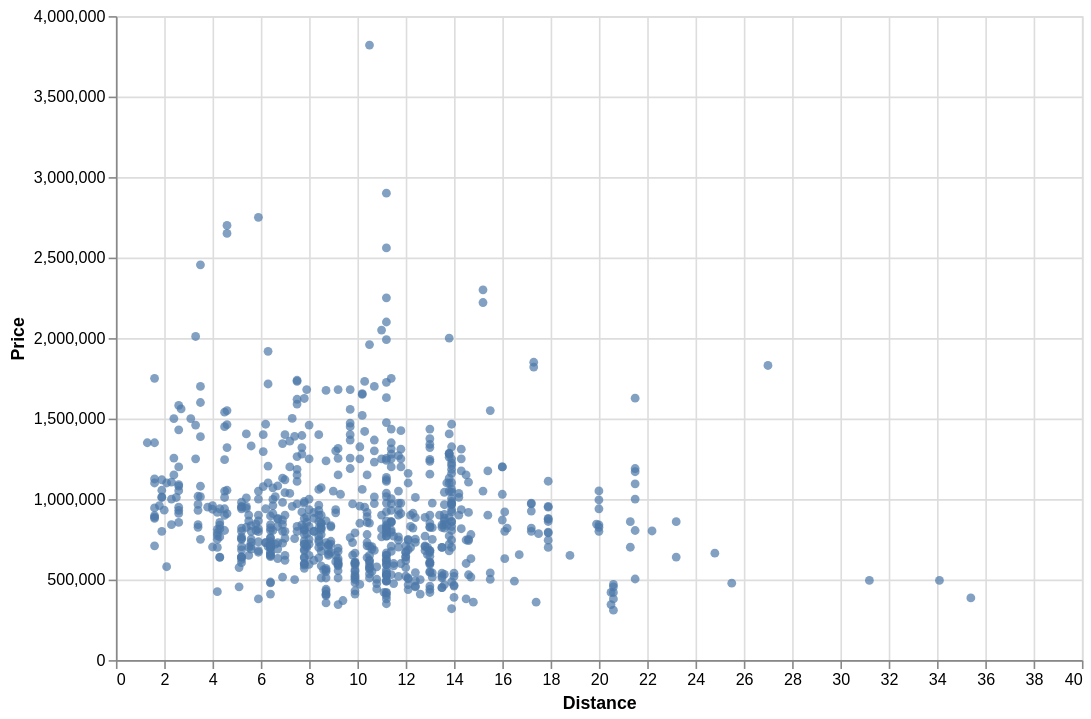

This figure's notebook cell:
### Code cell
# Chart out the newly proportioned data:
alt.Chart(housing_data, height=400, width=600).mark_circle().encode(
    x='Distance',
    y='Price'
)

### Figure 1 — Vega-Lite specification as saved in the notebook (floating-point values rounded to 4 significant figures; data arrays with more than 128 entries replaced by an {"elided": "..."} marker saying what was removed)
{"config": {"view": {"continuousWidth": 300, "continuousHeight": 300}}, "data": {"name": "data-392d7199c86f956a51f67ae46bc816ed"}, "mark": {"type": "circle"}, "encoding": {"x": {"field": "Distance", "type": "quantitative"}, "y": {"field": "Price", "type": "quantitative"}}, "height": 400, "width": 600, "$schema": "https://vega.github.io/schema/vega-lite/v6.1.0.json", "datasets": {"data-392d7199c86f956a51f67ae46bc816ed": {"elided": "722 records"}}}
